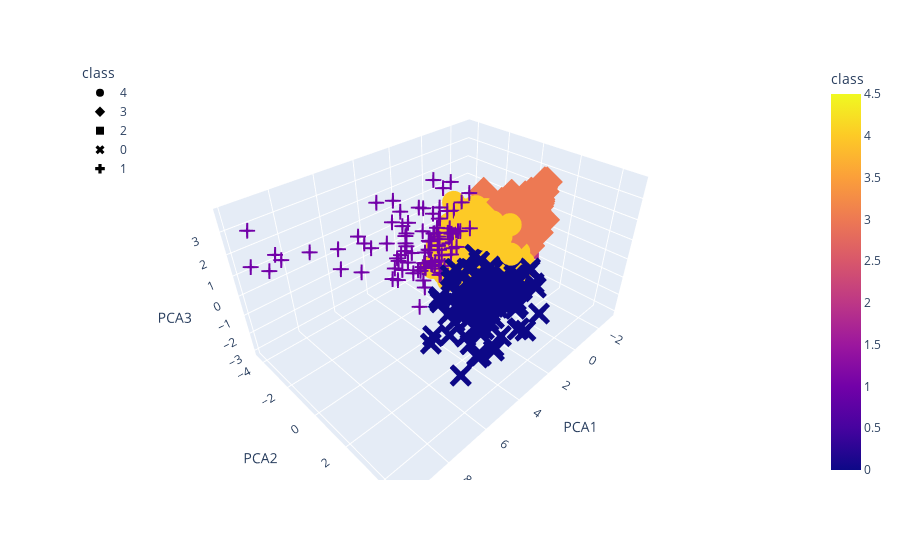

Notebook code for this chart:
### Code cell
fig = px.scatter_3d(
    M_testK,
    x="PCA1",
    y="PCA2",
    z="PCA3",
    color="class",
    symbol="class",
    width=900,
)
fig.update_layout(legend=dict(x=0, y=1))
fig.show()
